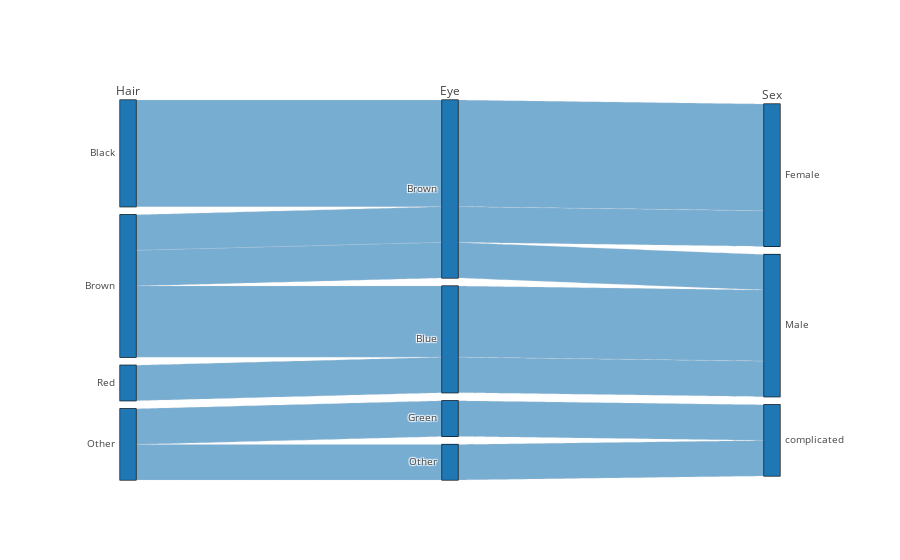

The notebook cell this image was saved under:
### Markdown cell above
#### Parallel Categories Diagram
The parallel categories diagram is a visualization of multi-dimensional categorical data sets.  Each variable in the data set is represented by a column of rectangles, where each rectangle corresponds to a discrete value taken on by that variable.  The relative heights of the rectangles reflect the relative frequency of occurrence of the corresponding value.

Combinations of category rectangles across dimensions are connected by ribbons, where the height of the ribbon corresponds to the relative frequency of occurrence of the combination of categories in the data set.

#### Basic Parallel Categories Diagram
In this first example, we visualize the hair color, eye color, and sex of a sample of 8 people.  Hovering over a category rectangle displays a tooltip with the number of people with that single trait. Hovering over a ribbon in the diagram displays a tooltip with the number of people with a particular combination of the three traits connected by the ribbon.

The dimension labels can be dragged horizontally to reorder the dimensions and the category rectangles can be dragged vertically to reorder the categories within a dimension.

### Code cell
parcats = go.Parcats(
    dimensions=[
        {'label': 'Hair',
         'values': ['Black', 'Black', 'Black', 'Brown',
                    'Brown', 'Brown', 'Red', 'Brown', 'Other', 'Other']},
        {'label': 'Eye',
         'values': ['Brown', 'Brown', 'Brown', 'Brown',
                    'Brown', 'Blue', 'Blue', 'Blue', 'Green', 'Other']},
        {'label': 'Sex',
         'values': ['Female', 'Female', 'Female', 'Male',
                    'Female', 'Male', 'Male', 'Male', 'complicated', 'complicated']}]
)

iplot([parcats])

### Figure 1 — Plotly figure (JSON) as saved in the notebook; plotly's stock layout.template omitted (floating-point values rounded to 4 significant figures)
{"data": [{"dimensions": [{"label": "Hair", "values": ["Black", "Black", "Black", "Brown", "Brown", "Brown", "Red", "Brown", "Other", "Other"]}, {"label": "Eye", "values": ["Brown", "Brown", "Brown", "Brown", "Brown", "Blue", "Blue", "Blue", "Green", "Other"]}, {"label": "Sex", "values": ["Female", "Female", "Female", "Male", "Female", "Male", "Male", "Male", "complicated", "complicated"]}], "type": "parcats", "uid": "5c0b7b01-aafc-4f64-8bee-e27bd988a875"}], "layout": {"autosize": true}}
